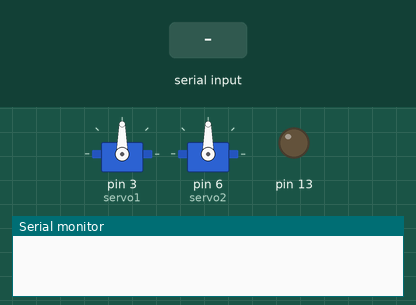
Bench run of a sketch on a simulated Arduino Uno, built with avr-gcc and run on an emulated ATmega328P. Parts: 2 × servo, output pins drawn as LEDs (lit = HIGH), the last lines printed to the serial monitor. The test bench sets the inputs (shaded band).

Above: at 1.2 s.
1.3 s: "On" received over the second serial link
At 2.1 s:
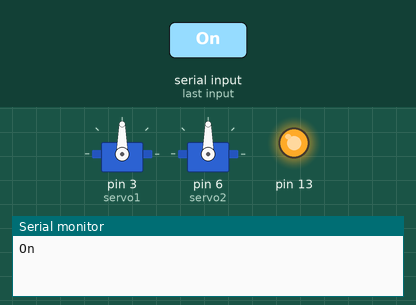
2.8 s: "S1" received over the second serial link
At 3.3 s:
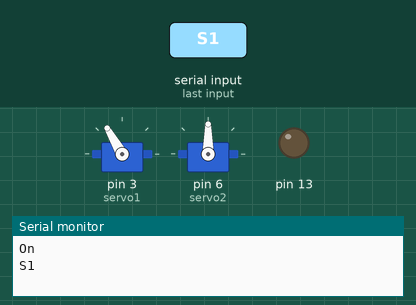
5.8 s: "S2" received over the second serial link
At 6.3 s:
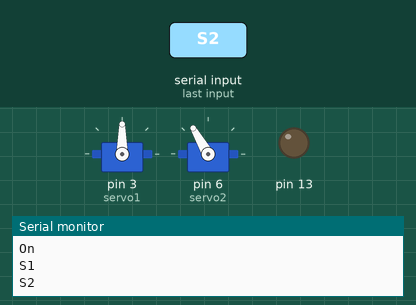
Timing chart, 0 to 10.3 s (numbered marks = the images above; inputs shaded):
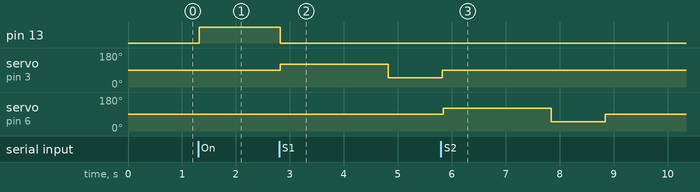

Measured:
- after the input at 1.3 s, pin 13: LOW → HIGH at once
- after the input at 2.8 s, pin 13: HIGH → LOW at once; servo on pin 3 (servo1): 90° → 120° at once, → 50° 2.0 s later
- after the input at 5.8 s, servo on pin 6 (servo2): 90° → 120° at once, → 50° 2.0 s later, → 90° 1.0 s later

The sketch:

ArduSMiRFLEDServo002.ino
```cpp
/******************************************
 *   ArduinoBluetoothWithSmirfLED3Servos  *
 ******************************************/

/** @author Dom Dighera
 *  @edited Xavier Prospero
 */

#include <SoftwareSerial.h>
#include <Servo.h>

/*****************************************
 *       Global Var Declarations         *
 *****************************************/

/** TX, RX vars. Respectively.*/
SoftwareSerial BT(10, 11);

/** Introduces the servos and names them. */
Servo servo1;
Servo servo2;
Servo servo3;

/* Corresponds to the state of the of the state
 * of the ____. */
String state;

/*****************************************
 *                  SETUP                *
 *****************************************/
/** Gets data for the serial monitor. Then
 *  writes to the different servos to control
 *  them. */
void setup() {

  BT.begin(115200);
  Serial.begin(9600);

  pinMode(13, OUTPUT);

  servo1.attach(3);
  servo2.attach(6);
 //servo3.attach(3);    FIXME?

  servo1.write(90);
  servo2.write(90);
 //servo3.write(90);   FIXME


}


/*****************************************
 *                  LOOP                 *
 *****************************************/
/** Opening loop checks if there is an input then
  * sets c. Has a delay to keep reads stable. Then
  * iterates over different servos and writes to
  * them. */
void loop() {
  while (BT.available())  {
    delay(10);
    char c = BT.read();
    state.concat(c);
  }

  if (state.length() > 0) {
    Serial.println(state);
    if(state.equals("On")) {
      digitalWrite(13, HIGH);           //Turn LED (13~) on
    } else {
      digitalWrite(13, LOW);          //Turn LED (13~) off
    }
    if (state.equals("S1")) {
      servo1.write(120);              //Make Servo 1 move
      delay(2000);
      servo1.write(50);
      delay(1000);
      servo1.write(90);
    }
    if (state.equals("S2")) {                //Make Servo 2 move
      servo2.write(120);
      delay(2000);
      servo2.write(50);
      delay(1000);
      servo2.write(90);
    }
    if (state.equals("S3")) {                 //Make Servo 3 move
      servo3.write(120);
      delay(2000);
      servo3.write(50);
      delay(1000);
      servo3.write(90);
    }


state.remove(0);                      //after loop finished change the value of the 'state' variable to blank and LOOP

}

} //Reset the variable
```
